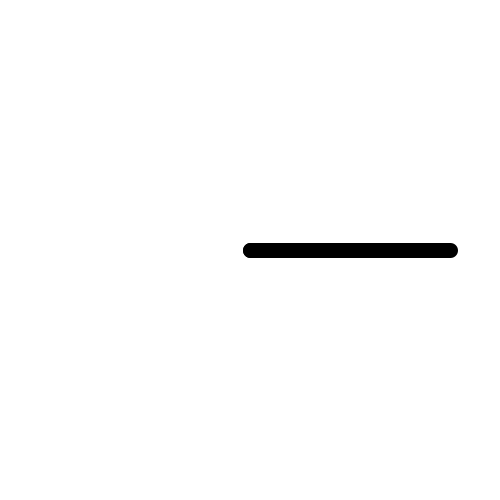
Frame 1 (no input)
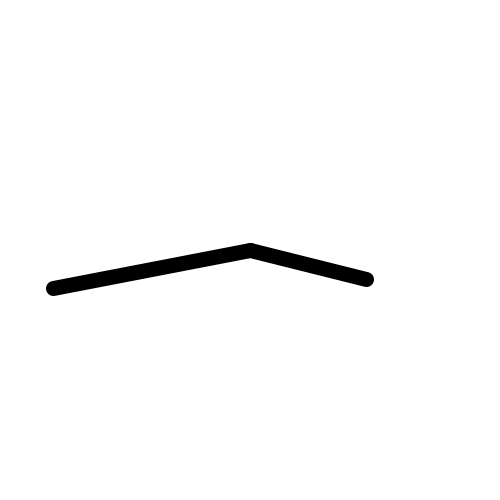
Frame 60 (the mouse pressed at the canvas centre just before this capture)
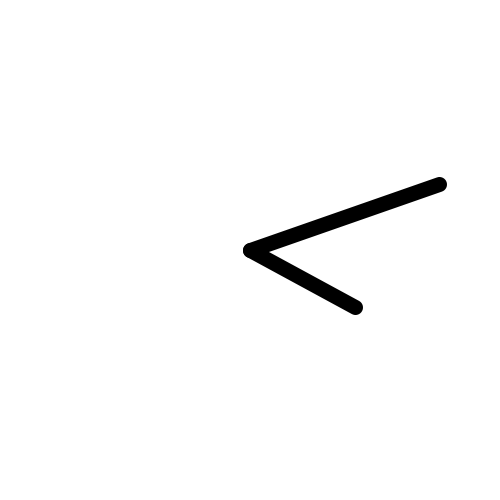
Frame 120 (the mouse held since frame 60 and released just before this capture)

The Processing sketch that drew these frames (run headless with seeded random() and noise(); from frame 60 on, the mouse is pressed at the canvas centre):

// Processing sketch: zegar04
// ── zegar04.pde
void setup() {
  size(500, 500);
  strokeWeight(15);
}

float kat = 0;

void draw() {
  PVector srodek = new PVector(width/2, height/2);
  background(255);
  PVector v1 = PVector.fromAngle(kat);
  PVector v2 = PVector.fromAngle(kat/12.0);
  v1.mult(200);
  v2.mult(120);
  v1.add(srodek);
  v2.add(srodek);
  line(srodek.x, srodek.y, v1.x, v1.y);
  line(srodek.x, srodek.y, v2.x, v2.y);
  kat = kat + 0.05;
}
